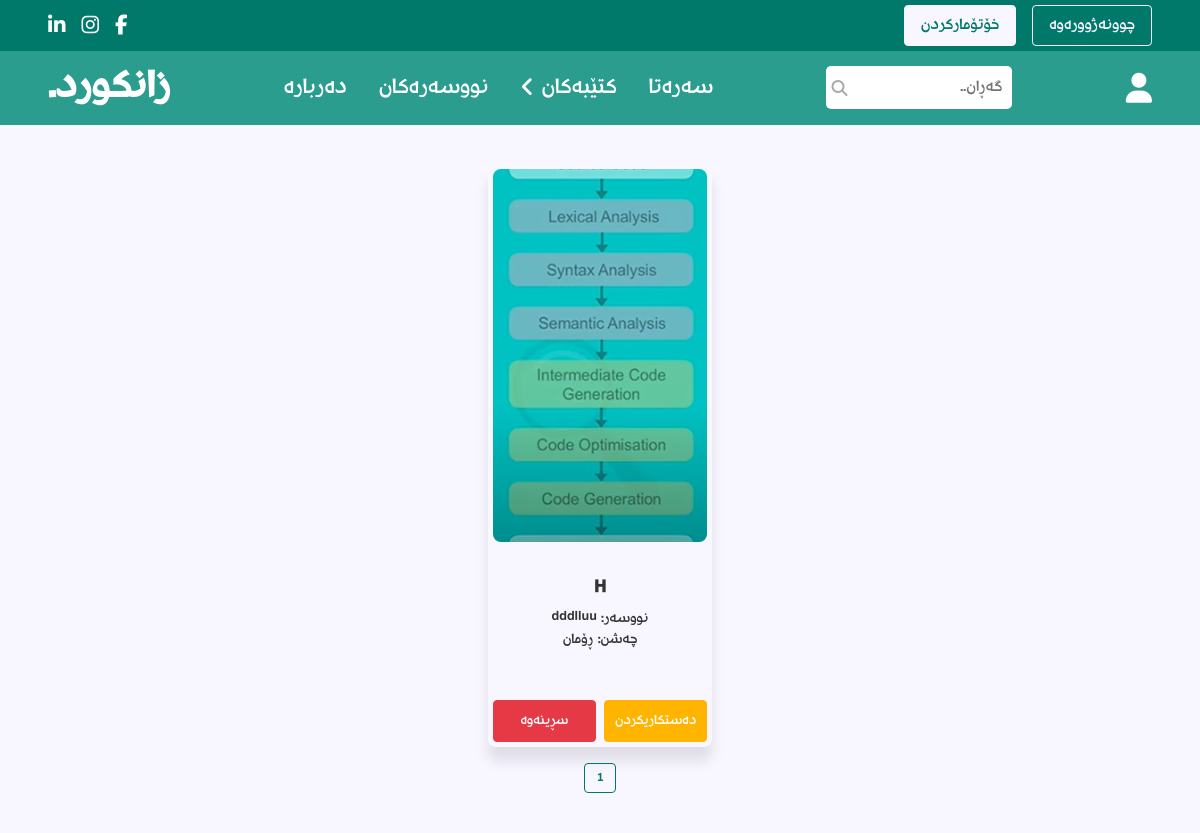
The app's page /books.php (signed in) with its own data.
### tables this page shows
CREATE TABLE `books` (
  `id` int(11) NOT NULL,
  `name` varchar(25) NOT NULL,
  `author` varchar(25) NOT NULL,
  `image` varchar(100) NOT NULL,
  `file` varchar(100) NOT NULL,
  `category` varchar(25) NOT NULL,
  `description` varchar(1000) NOT NULL
);

### template.php (the view, shortened to what this page needs)
<?php function showAllBoxes($conn, $tableName)
{ ?>
  <section class="all-books">
    <?php
    $select_all_rows = mysqli_query($conn, "SELECT * FROM `$tableName`") or die('query failed');
    $totalBoxes = mysqli_num_rows($select_all_rows);
    $boxesPerPage = 10;
    $totalPages = ceil($totalBoxes / $boxesPerPage);
    $page = isset($_GET['page']) ? $_GET['page'] : 1;
    $page = max(1, $page);
    $offset = ($page - 1) * $boxesPerPage;
    $select_current_boxes = mysqli_query($conn, "SELECT * FROM `$tableName` LIMIT $offset, $boxesPerPage") or die('query failed');
    ?>
    <div class='box-container'>
      <?php
      if ($totalBoxes > 0) {
        while ($currentBoxes = mysqli_fetch_assoc($select_current_boxes)) {
      ?>
          <div class='box'>
            <div class="image">
              <a href="book_details.php?id=<?php echo $currentBoxes['id'] ?>">
                <img src='<?php echo ($_SESSION['user_type'] == 'admin' ? "uploaded_image/" : "admin/uploaded_image/") . $currentBoxes['image']; ?>' alt=""></a>
            </div>
            <div class="text">
              <p><?php echo $currentBoxes['name'] ?></p>
              <?php if ($tableName == 'books') { ?>
                <p><?php echo "نووسەر: " . $currentBoxes['author'] ?></p>
                <p><?php echo "چەشن: " . $currentBoxes['category'] ?></p>
              <?php } ?>
            </div>
            <?php if (!($tableName == 'authors')) { ?>
              <div class="buttons">
                <?php if ($_SESSION['user_type'] == 'user') { ?>
                  <a href="<?php echo $currentBoxes['file']; ?>" class="reading-button">خوێندنەوە</a>
                  <a href="" download=<?php echo $currentBoxes['file']; ?> class="download-button">دابەزاندن</a>
                <?php } else if ($_SESSION['user_type'] == 'admin') { ?>
                  <a href="<?php echo $tableName . '.php?update=' . $currentBoxes['id']; ?>" class="edit-button">دەستکاریکردن</a>
                  <a href="<?php echo $tableName . '.php?delete=' . $currentBoxes['id']; ?>" class="delete-button" onclick="return confirm('Are You Sure?')">سڕینەوە</a>
                <?php } ?>
              </div>
              <?php } ?>
          </div>
      <?php
        }
      }
      ?>
    </div>
    <div class='pagination'>
      <?php
      if ($totalPages > 0) {
        if ($page == 1) {
          echo "<span class='current'>1 </span>";
        } else {
          echo "<a href='" . $tableName . ".php?page=1'>1</a> ";
        }
      }
      ?>
    </div>
  </section>
<?php } ?>

### css/styles.css (style rules this page uses)
:root { --base-font-size: 10px; --primary-color: #00796b; --secondary-color: #2a9d8f; --background-color: #f8f6ff; --gray-color: #aaaaaa; --light-gray: #cccccc; --text-color: #333333; --border: 0.16rem solid rgba(38, 70, 83, 0.3); --border-hover: 0.16rem solid var(--text-color); --box-shadow: 0 1.4rem 1.4rem rgb(0, 0, 0, 0.1); }
* { font-family: rudaw; margin: 0; padding: 0; box-sizing: border-box; outline: none; border: none; text-decoration: none; scroll-behavior: smooth; }
*:first-letter { text-transform: uppercase; }
html { font-size: var(--base-font-size); }
body { background-color: var(--background-color); }
section { padding: 2rem; margin: 2rem 0; background-color: var(--background-color); }
.primary-button, .download-button, .cancel-button, .add-button, .delete-button, .edit-button, .reading-button { display: inline-block; color: white; padding: 0.8rem 1.6rem; font-size: 1.6rem; text-decoration: none; text-align: center; border-radius: 0.4rem; cursor: pointer; transition: background-color 0.3s, color 0.3s, border-color 0.3s; }
.delete-button { background-color: #e63946; border: 0.16rem solid #e63946; }
.edit-button { background-color: #ffb400; border: 0.16rem solid #ffb400; }
.box-container { max-width: 1200px; margin: 0 auto; display: grid; grid-template-columns: repeat(auto-fit, 22.4rem); gap: 2rem; justify-content: center; }
.box { min-height: 36.8rem; border-radius: 0.8rem; padding: 0.48rem; box-shadow: var(--box-shadow); text-align: center; display: flex; flex-direction: column; justify-content: space-between; }
.image { width: 100%; height: 65%; border-radius: 0.8rem; }
.image img { width: 100%; height: 100%; border-radius: 0.8rem; object-fit: cover; }
.text { display: flex; flex-direction: column; margin-top: 0.5rem; margin-bottom: 1rem; }
.text p { color: var(--text-color); font-size: 1.44rem; }
.text p:first-child { font-weight: 700; font-size: 1.92rem; margin-bottom: 0.32rem; }
.box .buttons { display: flex; justify-content: space-between; margin-top: 0.8rem; column-gap: 0.8rem; margin-top: 1rem; }
.box .buttons a { width: 100%; font-size: 1.4rem; padding: 1rem; }
.pagination { display: flex; justify-content: center; margin-top: 1.6rem; }
.pagination a, .pagination span { display: inline-block; font-size: 1.2rem; padding: 0.56rem 1.2rem; margin: 0 0.32rem; color: var(--text-color); border: var(--border); border-radius: 0.4rem; text-decoration: none; text-align: center; }
.pagination .current { font-size: 1.2rem; font-weight: bold; color: var(--primary-color); border: 0.16rem solid var(--primary-color); cursor: pointer; }

### css/header_style.css (style rules this page uses)
* { margin: 0; padding: 0; box-sizing: border-box; border: none; outline: none; text-decoration: none; scroll-behavior: smooth; }

### records on screen
books: image (picture), name "h", author "dddlluu", category "ڕۆمان"
